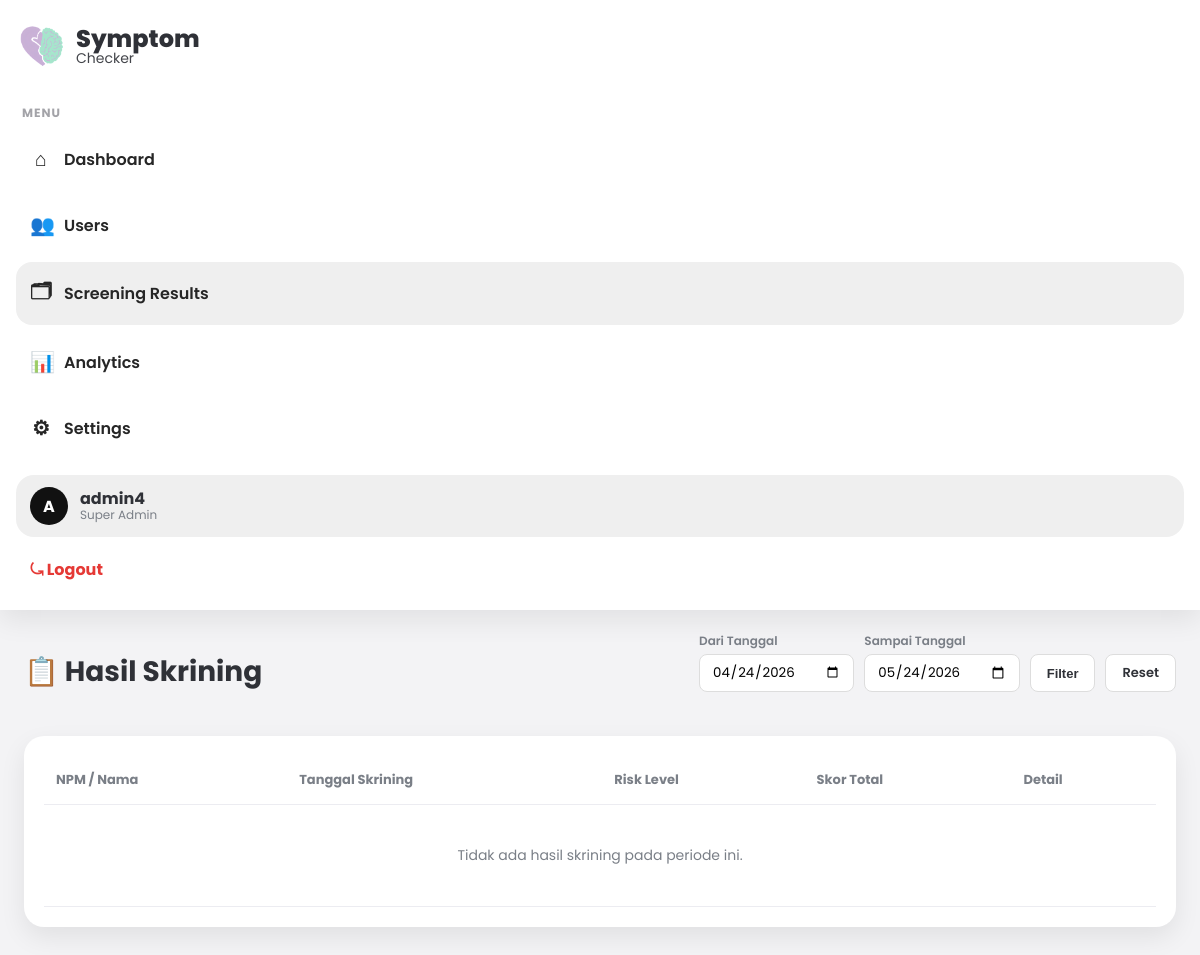
Before: /admin/admin/hasil/index.php (signed in) with the older database file.
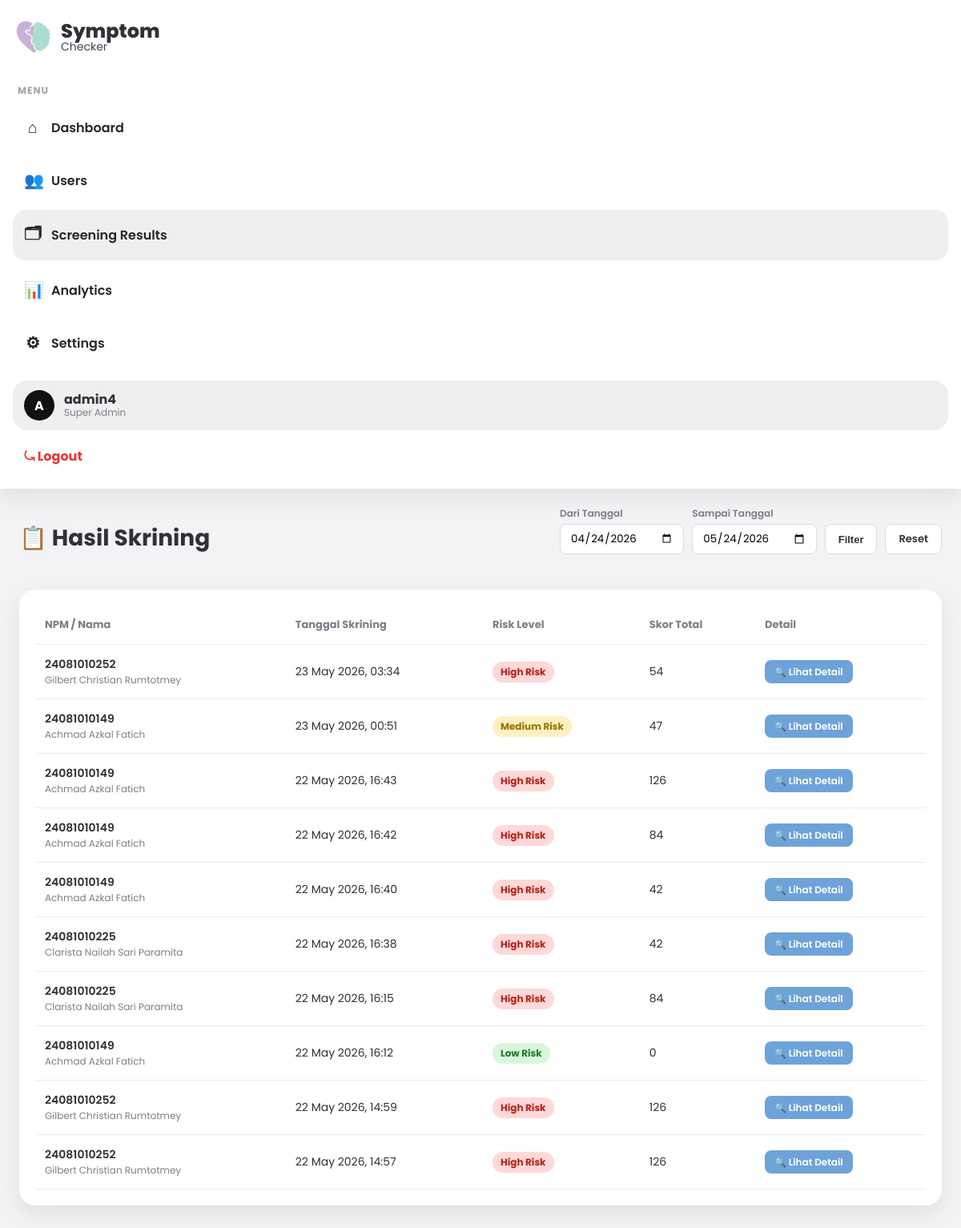
After: the same page with the newer database file.
### tables this page shows
CREATE TABLE `skrining` (
  `id_skrining` varchar(10) NOT NULL,
  `id_mahasiswa` varchar(10) NOT NULL,
  `tgl_skrining` datetime NOT NULL DEFAULT current_timestamp(),
  `skor_depresi` tinyint(3) UNSIGNED NOT NULL DEFAULT 0,
  `skor_anxiety` tinyint(3) UNSIGNED NOT NULL DEFAULT 0,
  `skor_stress` tinyint(3) UNSIGNED NOT NULL DEFAULT 0,
  `catatan` text DEFAULT NULL
);

CREATE TABLE `mahasiswa` (
  `id_mahasiswa` varchar(10) NOT NULL,
  `npm` varchar(20) NOT NULL,
  `nama` varchar(100) NOT NULL,
  `password` varchar(255) NOT NULL,
  `created_at` timestamp NOT NULL DEFAULT current_timestamp(),
  `security_question` varchar(255) DEFAULT NULL,
  `security_answer_hash` varchar(255) DEFAULT NULL
);

### admin/admin/hasil/index.php (the view, shortened to what the changed rows need)
<?php
require_once '../config/database.php';
$filterStart = $_GET['start'] ?? date('Y-m-d', strtotime('-30 days'));
$filterEnd   = $_GET['end']   ?? date('Y-m-d');
try {
    $sql = "
        SELECT
            s.id_skrining,
            s.tgl_skrining,
            s.skor_depresi,
            s.skor_anxiety,
            s.skor_stress,
            (s.skor_depresi + s.skor_anxiety + s.skor_stress) AS skor_total,
            m.npm,
            m.nama,
            kd.nama_kategori AS kategori_depresi,
            ka.nama_kategori AS kategori_anxiety,
            ks.nama_kategori AS kategori_stress
        FROM skrining s
        JOIN mahasiswa m ON m.id_mahasiswa = s.id_mahasiswa
        LEFT JOIN kategori_subskala kd
            ON kd.id_subskala = 'IDU001'
            AND s.skor_depresi BETWEEN kd.rentang_min AND kd.rentang_max
        LEFT JOIN kategori_subskala ka
            ON ka.id_subskala = 'IDU002'
            AND s.skor_anxiety BETWEEN ka.rentang_min AND ka.rentang_max
        LEFT JOIN kategori_subskala ks
            ON ks.id_subskala = 'IDU003'
            AND s.skor_stress BETWEEN ks.rentang_min AND ks.rentang_max
        WHERE DATE(s.tgl_skrining) BETWEEN :start AND :end
        ORDER BY s.tgl_skrining DESC
    ";
    $stmt = $pdo->prepare($sql);
    $stmt->execute([':start' => $filterStart, ':end' => $filterEnd]);
    $hasil = $stmt->fetchAll(PDO::FETCH_ASSOC);
} catch (PDOException $e) {
    die('Error: ' . $e->getMessage());
}
function getRiskLevel(string $depresi, string $anxiety, string $stress): string
{
    $all = [$depresi, $anxiety, $stress];
    $high   = false;
    $medium = false;
    foreach ($all as $kat) {
        $k = strtolower($kat);
        if (str_contains($k, 'berat')) $high = true;
        elseif (str_contains($k, 'sedang')) $medium = true;
    }
    if ($high) return 'High Risk';
    if ($medium) return 'Medium Risk';
    return 'Low Risk';
}
function getRiskBadgeClass(string $risk): string
{
    return match ($risk) {
        'High Risk'   => 'badge-danger',
        'Medium Risk' => 'badge-warning',
        default       => 'badge-success'
    };
}
?>
<!DOCTYPE html>
<html lang="id">
<head>
</head>
<body>
<div class="layout">
    <main class="content">
        <div class="page-header">
            <h1>📋 Hasil Skrining</h1>
        </div>
        <div class="table-wrapper">
            <table>
                <thead>
                    <tr>
                        <th>NPM / Nama</th>
                        <th>Tanggal Skrining</th>
                        <th>Risk Level</th>
                        <th>Skor Total</th>
                        <th>Detail</th>
                    </tr>
                </thead>
                <tbody>
                    <?php if (empty($hasil)): ?>
                        <tr>
                            <td colspan="5" style="text-align:center; padding:40px; color:var(--muted);">
                                Tidak ada hasil skrining pada periode ini.
                            </td>
                        </tr>
                    <?php else: ?>
                        <?php foreach ($hasil as $row): ?>
                            <?php
                                $risk = getRiskLevel($row['kategori_depresi'], $row['kategori_anxiety'], $row['kategori_stress']);
                                $badgeClass = getRiskBadgeClass($risk);
                            ?>
                            <tr>
                                <td>
                                    <div style="font-weight:600;"><?= htmlspecialchars($row['npm']); ?></div>
                                    <div style="font-size:12px; color:var(--muted);"><?= htmlspecialchars($row['nama']); ?></div>
                                </td>
                                <td><?= date('d M Y, H:i', strtotime($row['tgl_skrining'])); ?></td>
                                <td><span class="badge <?= $badgeClass; ?>"><?= $risk; ?></span></td>
                                <td><?= $row['skor_total']; ?></td>
                                <td>
                                    <a href="../skrining/result.php?id_skrining=<?= urlencode($row['id_skrining']); ?>"
                                       target="_blank" class="btn btn-primary btn-sm">🔍 Lihat Detail</a>
                                </td>
                            </tr>
                        <?php endforeach; ?>
                    <?php endif; ?>
                </tbody>
            </table>
        </div>
    </main>
</div>
</body>
</html>

Changed rows visible on the page:
added skrining: id_mahasiswa.npm "24081010252", id_mahasiswa.nama "Gilbert Christian Rumtotmey", tgl_skrining "23 May 2026, 03:34", risk "High Risk", skor_total "54"
added skrining: id_mahasiswa.npm "24081010149", id_mahasiswa.nama "Achmad Azkal Fatich", tgl_skrining "23 May 2026, 00:51", risk "Medium Risk", skor_total "47"
added skrining: id_mahasiswa.npm "24081010149", id_mahasiswa.nama "Achmad Azkal Fatich", tgl_skrining "22 May 2026, 16:43", risk "High Risk", skor_total "126"
added skrining: id_mahasiswa.npm "24081010149", id_mahasiswa.nama "Achmad Azkal Fatich", tgl_skrining "22 May 2026, 16:42", risk "High Risk", skor_total "84"
added skrining: id_mahasiswa.npm "24081010149", id_mahasiswa.nama "Achmad Azkal Fatich", tgl_skrining "22 May 2026, 16:40", risk "High Risk", skor_total "42"
added skrining: id_mahasiswa.npm "24081010225", id_mahasiswa.nama "Clarista Nailah Sari Paramita", tgl_skrining "22 May 2026, 16:38", risk "High Risk", skor_total "42"
added skrining: id_mahasiswa.npm "24081010225", id_mahasiswa.nama "Clarista Nailah Sari Paramita", tgl_skrining "22 May 2026, 16:15", risk "High Risk", skor_total "84"
added skrining: id_mahasiswa.npm "24081010149", id_mahasiswa.nama "Achmad Azkal Fatich", tgl_skrining "22 May 2026, 16:12", risk "Low Risk", skor_total "0"
added skrining: id_mahasiswa.npm "24081010252", id_mahasiswa.nama "Gilbert Christian Rumtotmey", tgl_skrining "22 May 2026, 14:59", risk "High Risk", skor_total "126"
added skrining: id_mahasiswa.npm "24081010252", id_mahasiswa.nama "Gilbert Christian Rumtotmey", tgl_skrining "22 May 2026, 14:57", risk "High Risk", skor_total "126"
Other visible differences:
text no longer shown: "Tidak ada hasil skrining pada periode ini."
